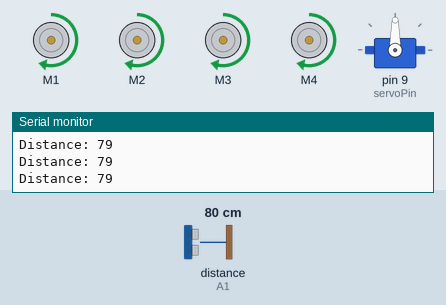
Simulated run of this sketch. Board: Arduino Uno, built with avr-gcc and run on an emulated ATmega328P. Shown: 4 × DC motor (green arrow = forward, orange = backward, longer = faster), servo, the last lines printed to the serial monitor. Wiring (inferred from the names in the program): ultrasonic range finder: trigger A0; echo A1. The inputs (shaded band) are chosen by the test bench; at power-on: distance to the obstacle (sensor on A1) 80 cm. The echo pulse lasts 58.3 µs per cm.

Above: at 1.7 s.
1.8 s: distance to the obstacle (sensor on A1) set to 23 cm
3.3 s: distance to the obstacle (sensor on A1) set to 18 cm
At 4.9 s:
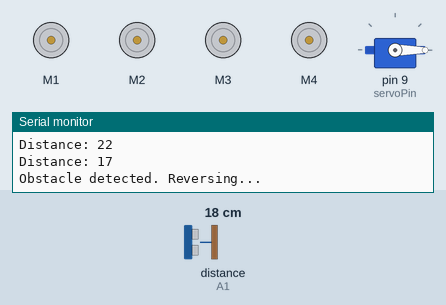
6.3 s: distance to the obstacle (sensor on A1) set to 35 cm
At 7.1 s:
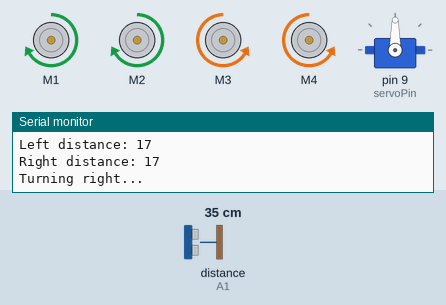
8.8 s: distance to the obstacle (sensor on A1) set to 2 cm
At 11.2 s:
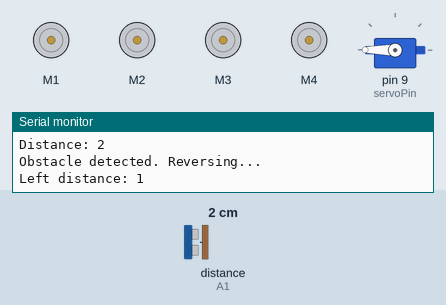
Timing chart, 0 to 12.8 s (numbered marks = the images above; inputs shaded):
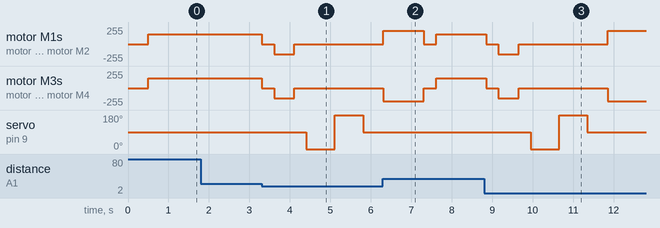

Measured:
- the behaviour switches between 21 and 20 cm on distance to the obstacle (sensor on A1) (found by bisection; images 0 and 1)
- after the input at 3.3 s, motor M1–4: forward 150/255 → stopped at once, → backward 150/255 0.30 s later, → stopped 0.50 s later; servo on pin 9 (servoPin): 90° → 0° after 1.1 s, → 180° 0.70 s later, → 90° 0.70 s later
- after the input at 6.3 s, servo on pin 9 (servoPin): stays 90° (without the input it goes to 0° after 2.4 s)
- after the input at 8.8 s, motor M1, motor M2: forward 150/255 → stopped after 0.05 s, → backward 150/255 0.30 s later, → stopped 0.50 s later, → forward 200/255 2.2 s later

The sketch:

car.ino
```cpp
// A toy car who just avoid the obj.
#include <AFMotor.h>
#include <Servo.h>

// Motors
AF_DCMotor motor1(1);  // M1
AF_DCMotor motor2(2);  // M2
AF_DCMotor motor3(3);  // M3
AF_DCMotor motor4(4);  // M4

// Ultrasonic pins
#define trigPin A0
#define echoPin A1

// Servo motor
Servo myServo;
#define servoPin 9  //D9

void setup() {
  Serial.begin(9600);

  //speeds(0–255)
  motor1.setSpeed(150);  //++100
  motor2.setSpeed(150);
  motor3.setSpeed(150);
  motor4.setSpeed(150);

  pinMode(trigPin, OUTPUT);
  pinMode(echoPin, INPUT);

  //servo Motor setup
  myServo.attach(servoPin);
  myServo.write(90);
  delay(500);
  Serial.println("Setup complete. Servo centered.");
}


//sensor
int getDistance() {
  digitalWrite(trigPin, LOW);
  delayMicroseconds(2);
  digitalWrite(trigPin, HIGH);
  delayMicroseconds(10);
  digitalWrite(trigPin, LOW);
  long duration = pulseIn(echoPin, HIGH);
  return duration *0.034/2;
}
void moveForward() {
  motor1.run(FORWARD);
  motor2.run(FORWARD);
  motor3.run(FORWARD);
  motor4.run(FORWARD);
}


void moveBackward() {
  motor1.run(BACKWARD);
  motor2.run(BACKWARD);
  motor3.run(BACKWARD);
  motor4.run(BACKWARD);
}

//turn++speed
void turnLeft() {
  motor1.setSpeed(200);
  motor2.setSpeed(200);
  motor3.setSpeed(200);
  motor4.setSpeed(200);

  motor1.run(BACKWARD);
  motor2.run(BACKWARD);
  motor3.run(FORWARD);
  motor4.run(FORWARD);

  delay(1000);

  stopMotors();
  delay(200);

  //Reset
  motor1.setSpeed(150);
  motor2.setSpeed(150);
  motor3.setSpeed(150);
  motor4.setSpeed(150);
}

void turnRight() {
  motor1.setSpeed(200);
  motor2.setSpeed(200);
  motor3.setSpeed(200);
  motor4.setSpeed(200);
  //aditya:bg->a+di+tto;
  motor1.run(FORWARD);
  motor2.run(FORWARD);
  motor3.run(BACKWARD);
  motor4.run(BACKWARD);

  delay(1000);

  stopMotors();
  delay(200);
  motor1.setSpeed(150);
  motor2.setSpeed(150);
  motor3.setSpeed(150);
  motor4.setSpeed(150);
}
void stopMotors() {
  motor1.run(RELEASE);
  motor2.run(RELEASE);
  motor3.run(RELEASE);
  motor4.run(RELEASE);
}

void loop() {
  int distance = getDistance();
  Serial.print("Distance: ");
  Serial.println(distance);

  if (distance < 20) {
    stopMotors();
    delay(300);

    Serial.println("Obstacle detected. Reversing...");
    moveBackward();
    delay(500);
    stopMotors();
    delay(300);
    myServo.write(0);
    delay(700);
    int leftDist = getDistance();
    Serial.print("Left distance: ");
    Serial.println(leftDist);

    // Scan right
    myServo.write(180);
    delay(700);
    int rightDist = getDistance();
    Serial.print("Right distance: ");
    Serial.println(rightDist);

    //backTocenter
    myServo.write(90);
    delay(500);

    // Decide
    if (leftDist > rightDist) {
      Serial.println("Turning left...");
      turnLeft();
    } else {
      Serial.println("Turning right...");
      turnRight();
    }
  } else {
    moveForward();
  }

  delay(100);  //main loop delay
}
// Must have to install the AFMotor [amk keo ata boleni]
```
